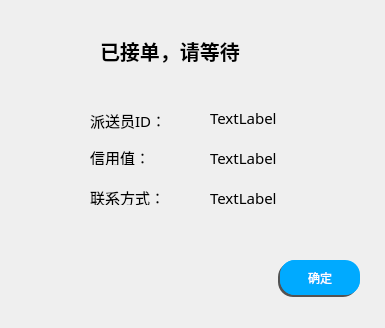
<?xml version="1.0" encoding="UTF-8"?>
<ui version="4.0">
 <class>wait</class>
 <widget class="QDialog" name="wait">
  <property name="geometry">
   <rect>
    <x>0</x>
    <y>0</y>
    <width>385</width>
    <height>328</height>
   </rect>
  </property>
  <property name="windowTitle">
   <string>Dialog</string>
  </property>
  <property name="styleSheet">
   <string notr="true">#wait
{
border-image: url(:/image/gai.png);
}</string>
  </property>
  <widget class="QLabel" name="label">
   <property name="geometry">
    <rect>
     <x>100</x>
     <y>20</y>
     <width>211</width>
     <height>61</height>
    </rect>
   </property>
   <property name="font">
    <font>
     <family>华文楷体</family>
     <pointsize>15</pointsize>
     <weight>75</weight>
     <bold>true</bold>
    </font>
   </property>
   <property name="text">
    <string>已接单，请等待</string>
   </property>
  </widget>
  <widget class="QLabel" name="label_2">
   <property name="geometry">
    <rect>
     <x>90</x>
     <y>110</y>
     <width>81</width>
     <height>20</height>
    </rect>
   </property>
   <property name="font">
    <font>
     <family>华文楷体</family>
     <pointsize>11</pointsize>
     <weight>50</weight>
     <bold>false</bold>
    </font>
   </property>
   <property name="text">
    <string>派送员ID：</string>
   </property>
  </widget>
  <widget class="QLabel" name="label_3">
   <property name="geometry">
    <rect>
     <x>90</x>
     <y>190</y>
     <width>72</width>
     <height>15</height>
    </rect>
   </property>
   <property name="font">
    <font>
     <family>华文楷体</family>
     <pointsize>11</pointsize>
     <weight>50</weight>
     <bold>false</bold>
    </font>
   </property>
   <property name="text">
    <string>联系方式：</string>
   </property>
  </widget>
  <widget class="QPushButton" name="pushButton">
   <property name="geometry">
    <rect>
     <x>280</x>
     <y>260</y>
     <width>80</width>
     <height>35</height>
    </rect>
   </property>
   <property name="styleSheet">
    <string notr="true">QPushButton{
border-radius:15px;
padding:4px 8px;
color: rgb(255, 255, 255);
background-color: rgba(0, 170, 255);
}
QPushButton:hover{
border-radius:15px;
padding:4px 8px;
color: rgb(255, 255, 255);
background-color: rgba(0, 170, 255,150);

}
QPushButton:pressed{
border-radius:15px;
padding:4px 8px;
color: rgb(255, 255, 255);
background-color: rgba(0, 170,255,50);
}</string>
   </property>
   <property name="text">
    <string>确定</string>
   </property>
  </widget>
  <widget class="QLabel" name="label_4">
   <property name="geometry">
    <rect>
     <x>210</x>
     <y>110</y>
     <width>201</width>
     <height>16</height>
    </rect>
   </property>
   <property name="font">
    <font>
     <family>华文楷体</family>
     <pointsize>11</pointsize>
     <weight>50</weight>
     <bold>false</bold>
    </font>
   </property>
   <property name="text">
    <string>TextLabel</string>
   </property>
  </widget>
  <widget class="QLabel" name="label_5">
   <property name="geometry">
    <rect>
     <x>210</x>
     <y>190</y>
     <width>181</width>
     <height>16</height>
    </rect>
   </property>
   <property name="font">
    <font>
     <family>华文楷体</family>
     <pointsize>11</pointsize>
     <weight>50</weight>
     <bold>false</bold>
    </font>
   </property>
   <property name="text">
    <string>TextLabel</string>
   </property>
  </widget>
  <widget class="QLabel" name="label_6">
   <property name="geometry">
    <rect>
     <x>90</x>
     <y>150</y>
     <width>72</width>
     <height>15</height>
    </rect>
   </property>
   <property name="font">
    <font>
     <family>华文楷体</family>
     <pointsize>11</pointsize>
     <weight>50</weight>
     <bold>false</bold>
    </font>
   </property>
   <property name="text">
    <string>信用值：</string>
   </property>
  </widget>
  <widget class="QLabel" name="label_7">
   <property name="geometry">
    <rect>
     <x>210</x>
     <y>150</y>
     <width>181</width>
     <height>16</height>
    </rect>
   </property>
   <property name="font">
    <font>
     <family>华文楷体</family>
     <pointsize>11</pointsize>
     <weight>50</weight>
     <bold>false</bold>
    </font>
   </property>
   <property name="text">
    <string>TextLabel</string>
   </property>
  </widget>
  <widget class="QLabel" name="label_10">
   <property name="geometry">
    <rect>
     <x>278</x>
     <y>262</y>
     <width>80</width>
     <height>35</height>
    </rect>
   </property>
   <property name="styleSheet">
    <string notr="true">background-color: rgb(83, 83, 83);
border-radius:15px;
padding:4px 8px</string>
   </property>
   <property name="text">
    <string/>
   </property>
  </widget>
  <widget class="QLabel" name="label_12">
   <property name="geometry">
    <rect>
     <x>280</x>
     <y>260</y>
     <width>80</width>
     <height>35</height>
    </rect>
   </property>
   <property name="font">
    <font>
     <pointsize>16</pointsize>
    </font>
   </property>
   <property name="styleSheet">
    <string notr="true">background-color: qlineargradient(spread:pad, x1:0.592, y1:0.409045, x2:1, y2:0, stop:0 rgba(0, 170, 255, 255), stop:1 rgba(255, 255, 255, 255));
border-radius:15px;
padding:4px 8px;
color: rgb(255, 255, 255);
</string>
   </property>
   <property name="text">
    <string/>
   </property>
  </widget>
  <zorder>label</zorder>
  <zorder>label_2</zorder>
  <zorder>label_3</zorder>
  <zorder>label_4</zorder>
  <zorder>label_5</zorder>
  <zorder>label_6</zorder>
  <zorder>label_7</zorder>
  <zorder>label_10</zorder>
  <zorder>label_12</zorder>
  <zorder>pushButton</zorder>
 </widget>
 <resources/>
 <connections/>
</ui>
